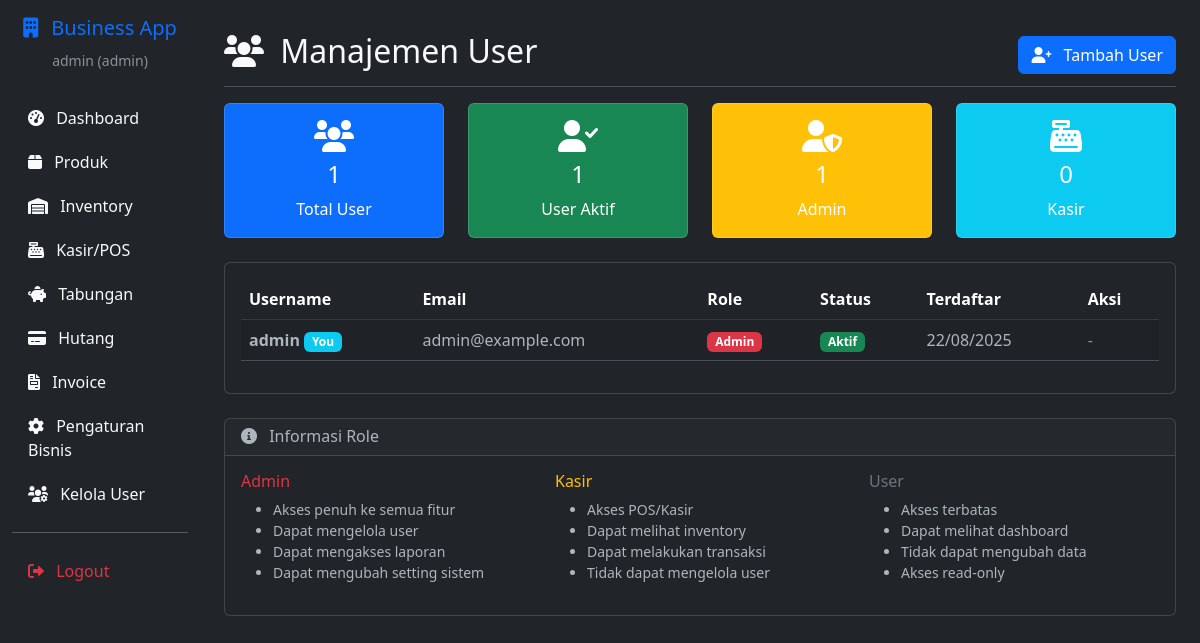
/admin/users (signed in), run on an earlier commit of the app's database.
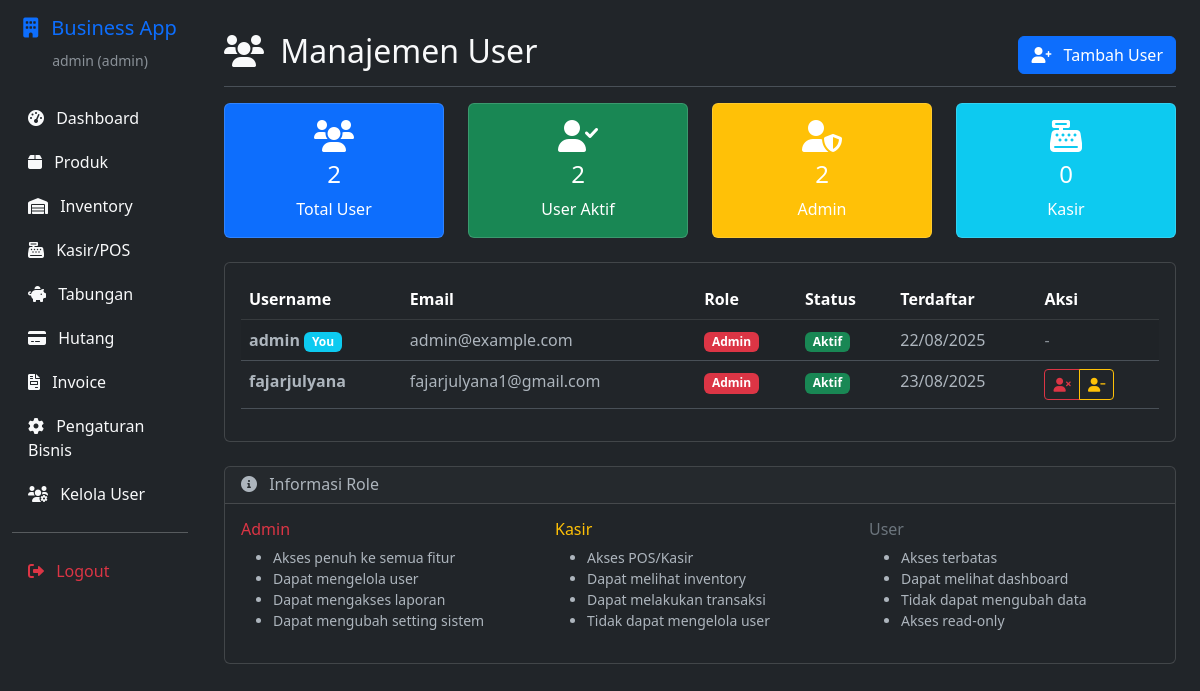
And on a later commit of the database.
### app.py (models this page shows, shortened)
class User(db.Model):
    __tablename__ = 'users'
    id = db.Column(db.Integer, primary_key=True)
    username = db.Column(db.String(80), unique=True, nullable=False)
    email = db.Column(db.String(120), unique=True, nullable=False)
    password_hash = db.Column(db.String(255), nullable=False)
    role = db.Column(db.String(20), nullable=False, default='cashier')  # admin, manager, cashier
    is_active = db.Column(db.Boolean, default=True)
    created_at = db.Column(db.DateTime, default=datetime.utcnow)

### app.py (the view)
@app.route('/admin/users')
@admin_required
def admin_users():
    users = User.query.all()
    return render_template('admin/users.html', users=users)

### app.py (called while the page is built)
def admin_required(f):
    from functools import wraps
    @wraps(f)
    def decorated_function(*args, **kwargs):
        if 'user_id' not in session:
            flash('Silakan login terlebih dahulu.', 'error')
            return redirect(url_for('login'))
        user = User.query.get(session['user_id'])
        if not user or user.role != 'admin':
            flash('Akses ditolak. Hanya admin yang dapat mengakses halaman ini.', 'error')
            return redirect(url_for('dashboard'))
        return f(*args, **kwargs)
    return decorated_function

@app.context_processor
def inject_common_functions():
    return {
        'format_currency': format_currency,
        'datetime': datetime,
        'timedelta': timedelta
    }

### templates/admin/users.html (shortened to what this page needs)
{% extends "base.html" %}
{% block content %}
<div class="d-flex justify-content-between flex-wrap flex-md-nowrap align-items-center pt-3 pb-2 mb-3 border-bottom">
    <h1 class="h2">
        <i class="fas fa-users me-2"></i>
        Manajemen User
    </h1>
    <div class="btn-toolbar mb-2 mb-md-0">
        <a href="{{ url_for('register') }}" class="btn btn-primary">
            <i class="fas fa-user-plus me-2"></i>
            Tambah User
        </a>
    </div>
</div>
<div class="row mb-4">
    <div class="col-md-3">
        <div class="card bg-primary text-white">
            <div class="card-body text-center">
                <i class="fas fa-users fa-2x mb-2"></i>
                <h4>{{ users|length }}</h4>
                <p class="mb-0">Total User</p>
            </div>
        </div>
    </div>
    <div class="col-md-3">
        <div class="card bg-success text-white">
            <div class="card-body text-center">
                <i class="fas fa-user-check fa-2x mb-2"></i>
                <h4>{{ users|selectattr('is_active')|list|length }}</h4>
                <p class="mb-0">User Aktif</p>
            </div>
        </div>
    </div>
    <div class="col-md-3">
        <div class="card bg-warning text-white">
            <div class="card-body text-center">
                <i class="fas fa-user-shield fa-2x mb-2"></i>
                <h4>{{ users|selectattr('role', 'equalto', 'admin')|list|length }}</h4>
                <p class="mb-0">Admin</p>
            </div>
        </div>
    </div>
    <div class="col-md-3">
        <div class="card bg-info text-white">
            <div class="card-body text-center">
                <i class="fas fa-cash-register fa-2x mb-2"></i>
                <h4>{{ users|selectattr('role', 'equalto', 'cashier')|list|length }}</h4>
                <p class="mb-0">Kasir</p>
            </div>
        </div>
    </div>
</div>
<div class="card">
    <div class="card-body">
        {% if users %}
        <div class="table-responsive">
            <table class="table table-striped table-hover">
                <thead class="table-dark">
                    <tr>
                        <th>Username</th>
                        <th>Email</th>
                        <th>Role</th>
                        <th>Status</th>
                        <th>Terdaftar</th>
                        <th>Aksi</th>
                    </tr>
                </thead>
                <tbody>
                    {% for user in users %}
                    <tr>
                        <td>
                            <strong>{{ user.username }}</strong>
                            {% if user.id == session.user_id %}
                            <span class="badge bg-info">You</span>
                            {% endif %}
                        </td>
                        <td>{{ user.email }}</td>
                        <td>
                            {% if user.role == 'admin' %}
                                <span class="badge bg-danger">Admin</span>
                            {% elif user.role == 'cashier' %}
                                <span class="badge bg-warning">Kasir</span>
                            {% else %}
                                <span class="badge bg-secondary">User</span>
                            {% endif %}
                        </td>
                        <td>
                            {% if user.is_active %}
                                <span class="badge bg-success">Aktif</span>
                            {% else %}
                                <span class="badge bg-danger">Nonaktif</span>
                            {% endif %}
                        </td>
                        <td>{{ user.created_at.strftime('%d/%m/%Y') }}</td>
                        <td>
                            {% if user.id != session.user_id %}
                            <div class="btn-group btn-group-sm">
                                <a href="{{ url_for('toggle_user_status', user_id=user.id) }}"
                                   class="btn {% if user.is_active %}btn-outline-danger{% else %}btn-outline-success{% endif %}"
                                   onclick="return confirm('{% if user.is_active %}Nonaktifkan{% else %}Aktifkan{% endif %} user {{ user.username }}?')">
                                    {% if user.is_active %}
                                        <i class="fas fa-user-times"></i>
                                    {% else %}
                                        <i class="fas fa-user-check"></i>
                                    {% endif %}
                                </a>
                                <a href="{{ url_for('promote_user', user_id=user.id) }}"
                                   class="btn btn-outline-warning"
                                   onclick="return confirm('Ubah role user {{ user.username }}?')">
                                    {% if user.role == 'admin' %}
                                        <i class="fas fa-user-minus"></i>
                                    {% else %}
                                        <i class="fas fa-user-shield"></i>
                                    {% endif %}
                                </a>
                            </div>
                            {% else %}
                            <span class="text-muted">-</span>
                            {% endif %}
                        </td>
                    </tr>
                    {% endfor %}
                </tbody>
            </table>
        </div>
        {% endif %}
    </div>
</div>
<div class="mt-4">
    <div class="card">
        <div class="card-header">
            <h6 class="mb-0">
                <i class="fas fa-info-circle me-2"></i>
                Informasi Role
            </h6>
        </div>
        <div class="card-body">
            <div class="row">
                <div class="col-md-4">
                    <h6 class="text-danger">Admin</h6>
                    <ul class="small">
                        <li>Akses penuh ke semua fitur</li>
                        <li>Dapat mengelola user</li>
                        <li>Dapat mengakses laporan</li>
                        <li>Dapat mengubah setting sistem</li>
                    </ul>
                </div>
                <div class="col-md-4">
                    <h6 class="text-warning">Kasir</h6>
                    <ul class="small">
                        <li>Akses POS/Kasir</li>
                        <li>Dapat melihat inventory</li>
                        <li>Dapat melakukan transaksi</li>
                        <li>Tidak dapat mengelola user</li>
                    </ul>
                </div>
                <div class="col-md-4">
                    <h6 class="text-secondary">User</h6>
                    <ul class="small">
                        <li>Akses terbatas</li>
                        <li>Dapat melihat dashboard</li>
                        <li>Tidak dapat mengubah data</li>
                        <li>Akses read-only</li>
                    </ul>
                </div>
            </div>
        </div>
    </div>
</div>
{% endblock %}

### templates/base.html (shortened to what this page needs)
<!DOCTYPE html>
<html lang="id" data-bs-theme="dark">
<head>
    <link href="https://cdn.jsdelivr.net/npm/bootstrap@5.3.0/dist/css/bootstrap.min.css" rel="stylesheet">
    <link href="https://cdnjs.cloudflare.com/ajax/libs/font-awesome/6.0.0/css/all.min.css" rel="stylesheet">
</head>
<body class="bg-dark text-light">
    <div class="container-fluid">
        <div class="row">
            <nav class="col-md-3 col-lg-2 d-md-block sidebar collapse">
                <div class="position-sticky pt-3">
                    <div class="text-center mb-4">
                        <h5 class="text-primary">
                            <i class="fas fa-building me-2"></i>
                            Business App
                        </h5>
                        {% if session.username %}
                        <small class="text-muted">{{ session.username }} ({{ session.user_role }})</small>
                        {% endif %}
                    </div>
                    {% if session.user_id %}
                    <ul class="nav flex-column">
                        <li class="nav-item">
                            <a class="nav-link" href="{{ url_for('dashboard') }}">
                                <i class="fas fa-tachometer-alt me-2"></i>
                                Dashboard
                            </a>
                        </li>
                        <li class="nav-item">
                            <a class="nav-link" href="{{ url_for('products') }}">
                                <i class="fas fa-box me-2"></i>
                                Produk
                            </a>
                        </li>
                        <li class="nav-item">
                            <a class="nav-link" href="{{ url_for('inventory') }}">
                                <i class="fas fa-warehouse me-2"></i>
                                Inventory
                            </a>
                        </li>
                        <li class="nav-item">
                            <a class="nav-link" href="{{ url_for('pos') }}">
                                <i class="fas fa-cash-register me-2"></i>
                                Kasir/POS
                            </a>
                        </li>
                        <li class="nav-item">
                            <a class="nav-link" href="{{ url_for('savings') }}">
                                <i class="fas fa-piggy-bank me-2"></i>
                                Tabungan
                            </a>
                        </li>
                        <li class="nav-item">
                            <a class="nav-link" href="{{ url_for('customer_debts') }}">
                                <i class="fas fa-credit-card me-2"></i>
                                Hutang
                            </a>
                        </li>
                        <li class="nav-item">
                            <a class="nav-link" href="{{ url_for('invoices') }}">
                                <i class="fas fa-file-invoice me-2"></i>
                                Invoice
                            </a>
                        </li>
                        {% if session.user_role == 'admin' %}
                        <li class="nav-item">
                            <a class="nav-link" href="{{ url_for('business_settings') }}">
                                <i class="fas fa-cog me-2"></i>
                                Pengaturan Bisnis
                            </a>
                        </li>
                        <li class="nav-item">
                            <a class="nav-link" href="{{ url_for('admin_users') }}">
                                <i class="fas fa-users-cog me-2"></i>
                                Kelola User
                            </a>
                        </li>
                        {% endif %}
                        <hr class="my-3">
                        <li class="nav-item">
                            <a class="nav-link text-danger" href="{{ url_for('logout') }}">
                                <i class="fas fa-sign-out-alt me-2"></i>
                                Logout
                            </a>
                        </li>
                    </ul>
                    {% endif %}
                </div>
            </nav>
            <main class="col-md-9 ms-sm-auto col-lg-10 px-md-4 main-content">
                <div class="py-3">
                    {% block content %}{% endblock %}
                </div>
            </main>
        </div>
    </div>
</body>
</html>

### templates/base.html (style rules this page uses)
.sidebar { min-height: 100vh; background: var(--bs-dark); }
.sidebar .nav-link { color: var(--bs-light); border-radius: 0.375rem; margin: 0.125rem 0; }
.main-content { min-height: 100vh; }

What changed in the data, as far as the page shows it:
added User: username "fajarjulyana", email "fajarjulyana1@gmail.com", role "Admin", is_active "Aktif", created_at "23/08/2025"
Also different on the page:
{{ users|length }}: "1" → "2"
{{ users|selectattr('is_active')|list|length }}: "1" → "2"
{{ users|selectattr('role', 'equalto', 'admin')|list|length }}: "1" → "2"
